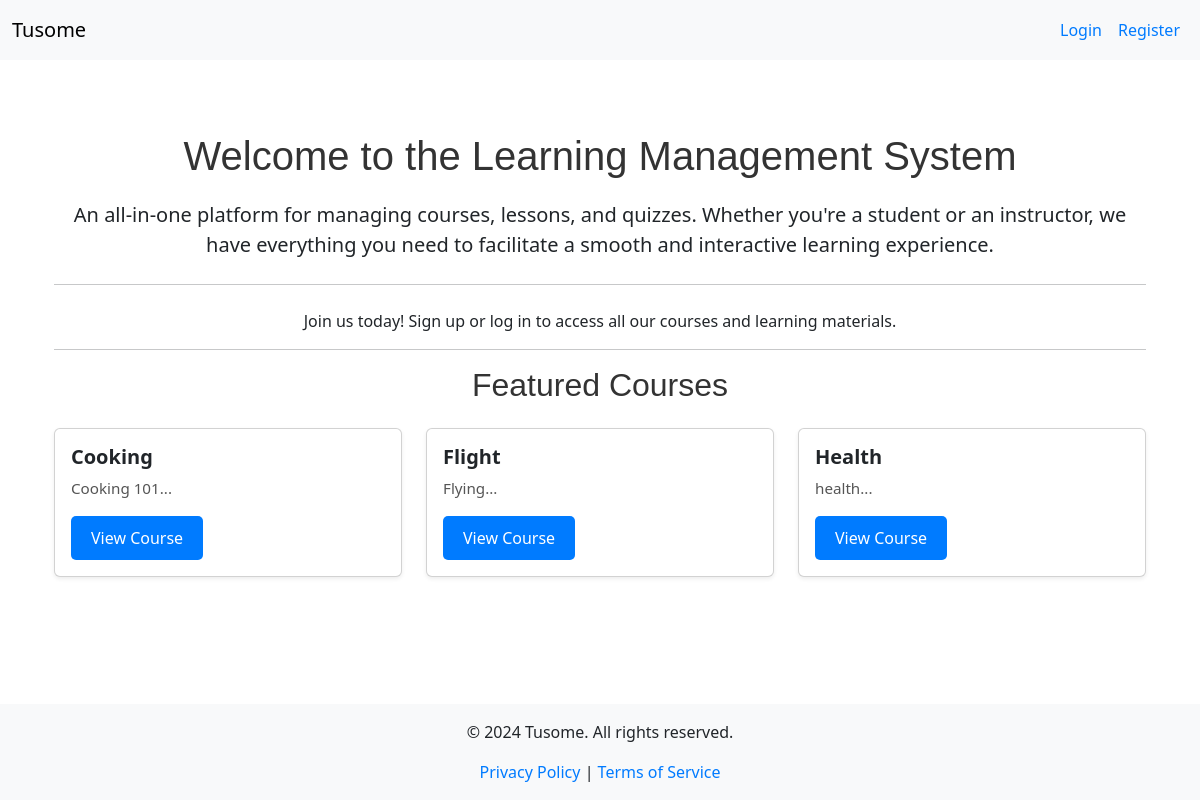
Before: / with the older database file.
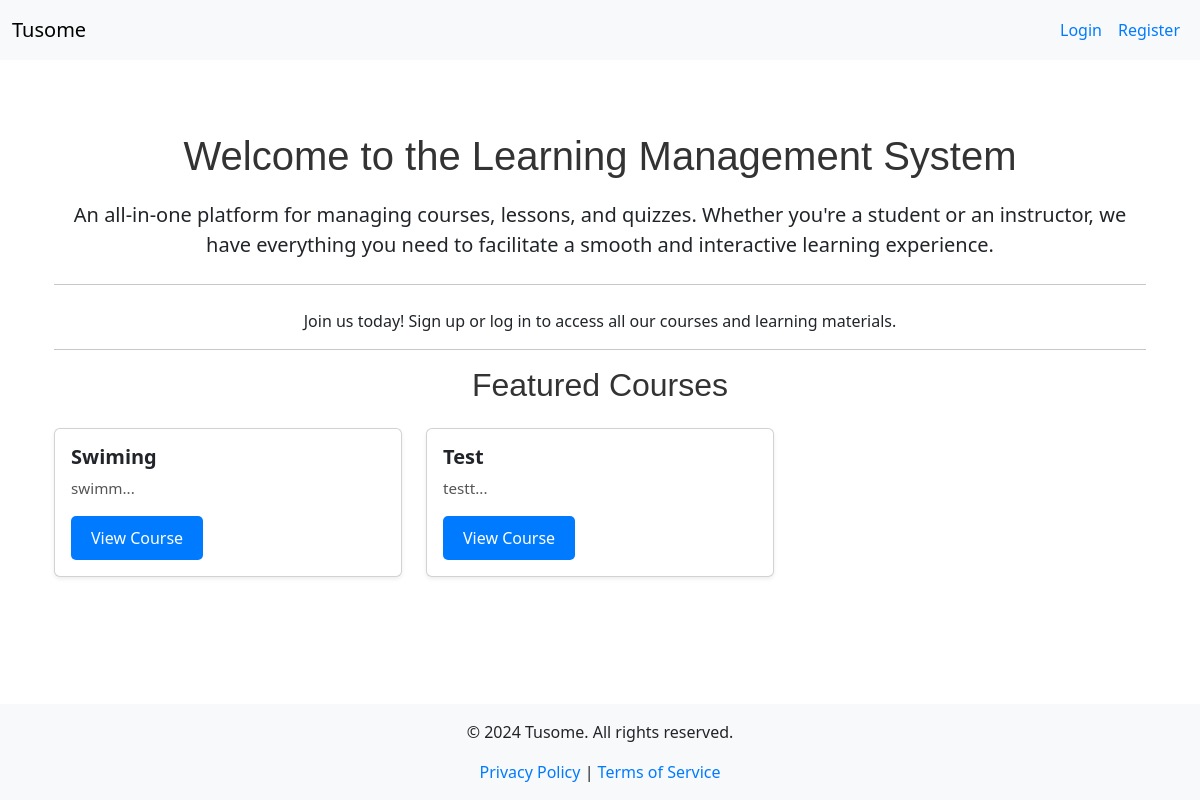
After: the same page with the newer database file.
### models.py (models this page shows)
class Course(db.Model):
    id = db.Column(db.Integer, primary_key=True)
    title = db.Column(db.String(200), nullable=False)
    description = db.Column(db.Text, nullable=False)
    is_featured = db.Column(db.Boolean, default=False)
    instructor_id = db.Column(db.Integer, db.ForeignKey('instructor.id'), nullable=False)
    instructor = db.relationship('Instructor', back_populates='courses')
    lessons = db.relationship('Lesson', back_populates='course', lazy=True)
    quizzes = db.relationship('Quiz', back_populates='course', lazy=True)
    materials = db.relationship('CourseMaterial', back_populates='course', lazy=True)
    enrollments = db.relationship('Enrollment', back_populates='course', lazy=True)
    submissions = db.relationship('Submission', back_populates='course', lazy=True)

### app.py (the view)
@app.route('/')
def index():
    courses = Course.query.filter_by(is_featured=True).all()  # Assuming there's an is_featured field
    return render_template('index.html', courses=courses)

### app.py (called while the page is built)
@app.context_processor
def inject_current_year():
    return {'current_year': datetime.utcnow().year}

@app.context_processor
def inject_roleenum():
    return dict(RoleEnum=RoleEnum)

### templates/index.html (shortened to what this page needs)
{% extends "base.html" %}
{% block content %}
<div class="container mt-5">
    <div class="jumbotron text-center">
        <h1>Welcome to the Learning Management System</h1>
        <p class="lead">An all-in-one platform for managing courses, lessons, and quizzes. Whether you're a student or an instructor, we have everything you need to facilitate a smooth and interactive learning experience.</p>
        <hr class="my-4">
        {% if not current_user.is_authenticated %}
            <p>Join us today! Sign up or log in to access all our courses and learning materials.</p>
        {% endif %}
    </div>
    <hr>
    <h2 class="text-center mb-4">Featured Courses</h2>
    <div class="row">
        {% for course in courses %}
        <div class="col-md-4">
            <div class="card mb-4 shadow-sm">
                <div class="card-body">
                    <h5 class="card-title">{{ course.title }}</h5>
                    <p class="card-text">{{ course.description[:100] }}...</p>
                    <a href="{{ url_for('course_details', course_id=course.id) }}" class="btn btn-primary">View Course</a>
                </div>
            </div>
        </div>
        {% else %}
        <p>No courses available at the moment. Please check back later.</p>
        {% endfor %}
    </div>
</div>
{% endblock %}

### templates/base.html (shortened to what this page needs)
<!DOCTYPE html>
<html lang="en">
<head>
    <link href="https://cdn.jsdelivr.net/npm/bootstrap@5.3.0/dist/css/bootstrap.min.css" rel="stylesheet">
    <link rel="stylesheet" href="{{ url_for('static', filename='css/style.css') }}">
</head>
<body>
    <div id="wrapper" class="d-flex flex-column min-vh-100">
        <nav class="navbar navbar-expand-lg navbar-light bg-light">
          <div class="container-fluid">
            <a class="navbar-brand" href="{{ url_for('index') }}">Tusome</a>
            <div class="collapse navbar-collapse" id="navbarNav">
              <ul class="navbar-nav ms-auto">
                {% if current_user.is_authenticated %}
                  {% if current_user.role == RoleEnum.ADMIN %}
                    <li class="nav-item">
                      <a class="nav-link" href="{{ url_for('admin_dashboard') }}">Admin Dashboard</a>
                    </li>
                    <li class="nav-item">
                      <a class="nav-link" href="{{ url_for('manage_users') }}">Manage Users</a>
                    </li>
                  {% elif current_user.role == RoleEnum.INSTRUCTOR %}
                    <li class="nav-item">
                      <a class="nav-link" href="{{ url_for('instructor_dashboard') }}">Instructor Dashboard</a>
                    </li>
                    <li class="nav-item">
                      <a class="nav-link" href="{{ url_for('upload_material') }}">Upload Materials</a>
                    </li>
                  {% elif current_user.role == RoleEnum.STUDENT %}
                    <li class="nav-item">
                      <a class="nav-link" href="{{ url_for('browse_courses') }}">Browse Courses</a>
                    </li>
                    <li class="nav-item">
                      <a class="nav-link" href="{{ url_for('my_courses') }}">My Courses</a>
                    </li>
                  {% endif %}
                  <li class="nav-item">
                    <a class="nav-link" href="{{ url_for('logout') }}">Logout</a>
                  </li>
                {% else %}
                  <li class="nav-item">
                    <a class="nav-link" href="{{ url_for('login') }}">Login</a>
                  </li>
                  <li class="nav-item">
                    <a class="nav-link" href="{{ url_for('register') }}">Register</a>
                  </li>
                {% endif %}
              </ul>
            </div>
          </div>
        </nav>
        <div class="container mt-4" id="content">
          {% block content %}{% endblock %}
        </div>
        <footer class="bg-light text-center">
          <div class="container">
            <p>&copy; {{ current_year }} Tusome. All rights reserved.</p>
            <a href="{{ url_for('privacy_policy') }}">Privacy Policy</a> |
            <a href="{{ url_for('terms_of_service') }}">Terms of Service</a>
          </div>
        </footer>
    </div>
</body>
</html>

### static/css/style.css (style rules this page uses)
h1 { font-size: 2.5em; margin-bottom: 20px; }
.btn { padding: 10px 20px; border: none; border-radius: 5px; color: white; background-color: #007BFF; text-decoration: none; display: inline-block; transition: background-color 0.3s; }
h1, h2, h3 { color: #333; font-family: 'Arial', sans-serif; }
a { color: #007BFF; text-decoration: none; }
.nav-link { padding: 10px; color: #007BFF; transition: color 0.3s; }
.card-title { font-size: 1.25rem; font-weight: bold; }
.card-text { font-size: 0.95rem; color: #555; }
.btn-primary { background-color: #007BFF; border-color: #007BFF; }
html, body { height: 100%; margin: 0; }
body { display: flex; flex-direction: column; }
#wrapper { display: flex; flex-direction: column; min-height: 100vh; }
#content { flex: 1; }
footer { background-color: #f8f9fa; padding: 1rem 0; }

### templates/base.html (style rules this page uses)
html, body { height: 100%; margin: 0; }
body { display: flex; flex-direction: column; }
#content { flex: 1; }
footer { background-color: #f8f9fa; padding: 1rem 0; }

Changed rows visible on the page:
removed Course: title "Cooking", description "Cooking 101"
removed Course: title "Flight", description "Flying"
removed Course: title "Health", description "health"
added Course: title "Swiming", description "swimm"
added Course: title "Test", description "testt"
